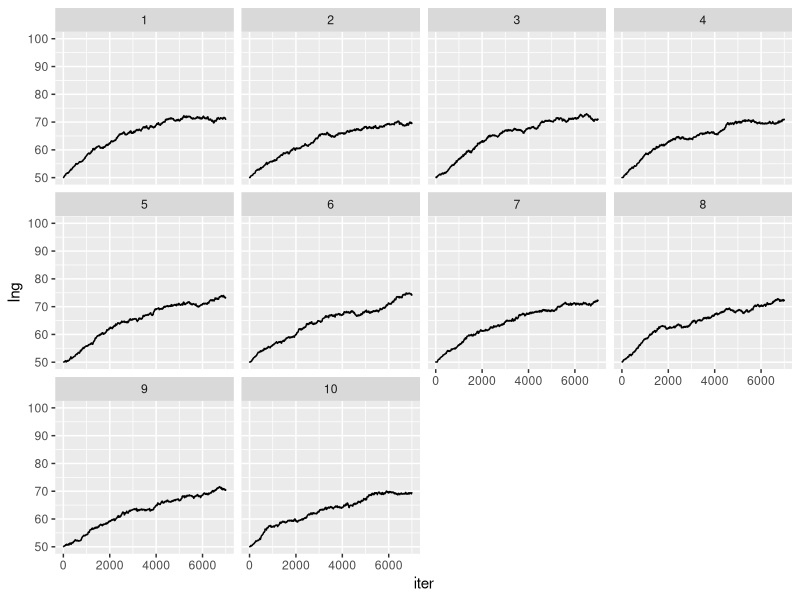
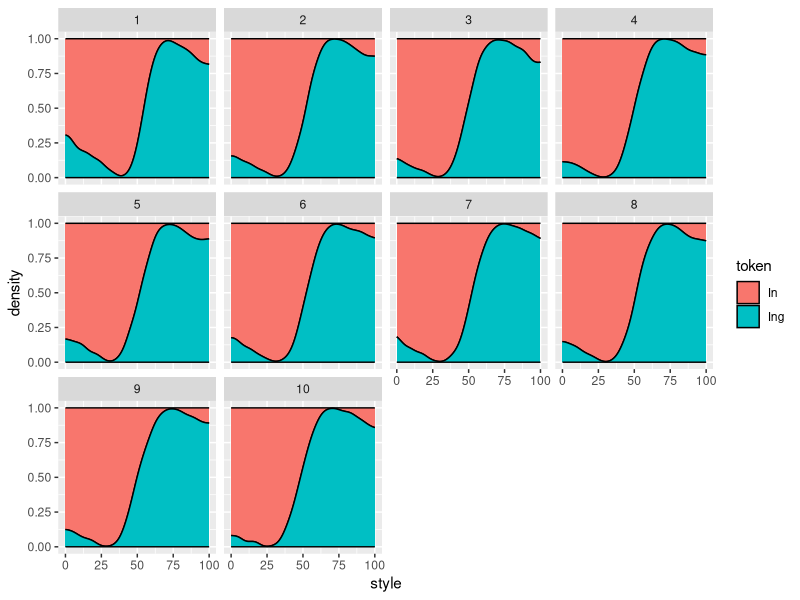

Here is the R script that generated these plots, in order:

library(ggplot2)
library(reshape2)
library(plyr)


generate_new_speaker <- function(niter, generation, min = 0, max = 100){
  # This function generates a new learner.
#"In" and "Ing" are the (mean) style values for each variant
#token is whihc variant they just heard
#style is which style "
  experience <- list(In    = vector(length = niter),
                     Ing   = vector(length = niter),
                     token = vector(length = niter),
                     style = vector(length = niter),
                     iter  = 1:niter,
                     generation = rep(generation, niter)
                    )
  experience[["Ing"]][1]   <- (max-min)/2
  experience[["In"]][1]    <- (max-min)/2
  experience[["token"]][1] <- NA
  experience[["style"]][1] <- NA
  return(experience)
}

update_speaker <- function(speaker, lambda, iter, token, style){
  # this function updates a learner with input
#speaker is basically experience  
other_token <- c(In = "Ing", Ing = "In")
  other <- other_token[token]

#expectation is a style value    
  previous_expectation <- speaker[[token]][iter-1]
  dist    <- max(1, abs(style-previous_expectation))
#If its closer than 1 unit to the expectation than dist = 1
  weight  <- lambda * (1/(dist^2))
  
  new_expectation <- (previous_expectation * (1-weight)) + (style * weight)
  
  speaker[[token]][iter]   <- new_expectation
  speaker[[other]][iter]   <- speaker[[other]][iter-1]
  speaker[["style"]][iter] <- style
  speaker[["token"]][iter] <- token
    
  return(speaker)
}

generate_from_speaker <- function(speaker, min = 0, max = 100, eps = 0.001){
  # this function generates a tokens from a mature speaker
  #Choose style to speak, which is an independent choice
  style <- runif(1, min, max)

#Takes their last expectation for the style of each token
  In_expect  <- rev(speaker[["In"]])[1]
  Ing_expect <- rev(speaker[["Ing"]])[1]
  
#eps is epsilon, the smallest value that something can take, as in clustering algorithms
  In_dist  <- max(eps, abs(style - In_expect))
  Ing_dist <- max(eps, abs(style - Ing_expect))
  
  In_weight  <- 1/(In_dist^2)
  Ing_weight <- 1/(Ing_dist^2)
  
  In_prob  <- In_weight /(In_weight+Ing_weight)
  Ing_prob <- Ing_weight/(In_weight+Ing_weight)
  
  token <- sample(c("In","Ing"), size=1, prob=c(In_prob,Ing_prob))
  
  return(list(style = style, token = token))
}

#old_speaker should have SAME STYLE for in/ing, to model first generation after doublet is innovated
old_speaker <- list(In    = 40,
                     Ing   = 70,
                     token = NA,
                     style = NA)

ngenerations <- 10
niter <- 7000
lambda <- 0.3

generations <- vector(length = ngenerations, mode = "list")


for(gen in 1:ngenerations){
  new_speaker <- generate_new_speaker(niter = niter, generation=gen)
  for(iter in 2:niter){
    obs <- generate_from_speaker(old_speaker)
#obs is a token and its associated style    
    token <- obs[["token"]]
    style <- obs[["style"]]
    
    new_speaker <- update_speaker(new_speaker, lambda=lambda, iter=iter, token=token, style=style)
  }
  generations[[gen]] <- as.data.frame(new_speaker)
  old_speaker <- new_speaker
}


generations.df <- rbind.fill(generations)

ggplot(generations.df, aes(iter, Ing))+
  geom_step()+
  facet_wrap(~generation)+
  ylim(50,100)

ggplot(subset(generations.df, !is.na(style)), aes(style, fill = token))+
  stat_density(color = "black", position = "fill")+
  facet_wrap(~generation)
